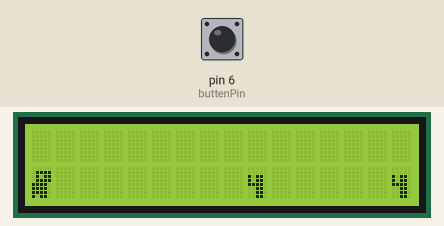
Simulated run of this sketch. Board: Arduino Uno, built with avr-gcc and run on an emulated ATmega328P. On the bench: 16×2 character LCD. Inputs (shaded band) come from the test bench; at power-on: pin 6 (buttenPin) HIGH. Random numbers use the default seed unless the sketch sets one; what the sketch prints to the serial monitor is not drawn.

Above: at 1.2 s.
1.3 s: pin 6 (buttenPin) pulled LOW for 3.2 s
At 5.8 s:
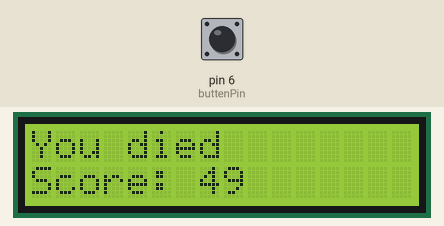
6.0 s: pin 6 (buttenPin) pulled LOW for 0.15 s
At 6.55 s:
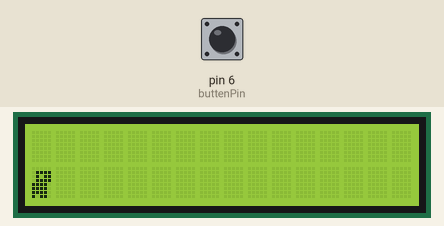
7.6 s: pin 6 (buttenPin) pulled LOW for 1 s
At 8.35 s:
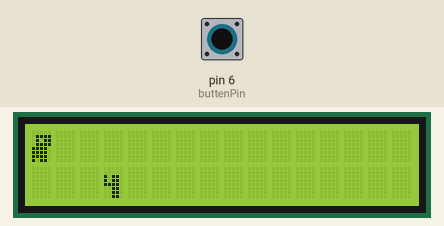

The sketch:

dinogame.ino
```cpp
/*
  LiquidCrystal Library - Dino game

  The circuit:
 * LCD RS pin to digital pin 7
 * LCD Enable pin to digital pin 8
 * LCD D4 pin to digital pin 9
 * LCD D5 pin to digital pin 10
 * LCD D6 pin to digital pin 11
 * LCD D7 pin to digital pin 12
 * LCD R/W pin to ground
 * LCD VSS pin to ground
 * LCD VCC pin to 5V
 * 10K resistor:
 * ends to +5V and ground
 * wiper to LCD VO pin (pin 3)
 *
 * Button to digital pin 6 (for jump)

 http://www.arduino.cc/en/Tutorial/LiquidCrystal
 */

// include the library code:
#include <LiquidCrystal.h>

byte Dino[] = {
  B00000,
  B01111,
  B01011,
  B01111,
  B11110,
  B11110,
  B11110,
  B10110
};

byte Cactuis[] = {
  B00000,
  B00000,
  B10110,
  B10110,
  B11110,
  B00110,
  B00110,
  B00110
};

int buttonPressed = 0;

int currentState;

int buttenPin = 6;

int upup = 0;

int enviromentdelay = 100;
int score = 0;
int levelscore = 0;

// What the fuck
int lineOne[16] = {0, 0, 0, 0, 0, 0, 0, 0, 0, 0, 0, 0, 0, 0, 0, 0};
int lineTwo[16] = {3, 0, 0, 0, 0, 0, 0, 0, 0, 0, 0, 0, 0, 0, 0, 0};


// initialize the library with the numbers of the interface pins
LiquidCrystal lcd(7, 8, 9, 10, 11, 12);

void setup() {
  // set up the LCD's number of columns and rows:
  lcd.begin(16, 2);
  pinMode(buttenPin, INPUT_PULLUP);
  Serial.begin(9600);
  Serial.println("Setup done");
  lcd.createChar(1, Dino);
  lcd.createChar(2, Cactuis);
}

void loop() {
  // Button setup
  currentState = digitalRead(buttenPin);
  if(currentState == LOW) {
    buttonPressed = 1;
  } else {
    buttonPressed = 0;
  }

  // Enviornment logic
  long randomNumber = random(0, 10);
  int newVar = 0;
  if(randomNumber == 0) {
    newVar = 4;
  }
  int carTemp = lineTwo[0];
  for(int i = 0; i < (sizeof(lineTwo) / sizeof(lineTwo[0])) - 1; i++) {
    lineTwo[i] = lineTwo[i + 1];
  }
  lineTwo[(sizeof(lineTwo) / sizeof(lineTwo[0])) - 1] = newVar;
  if(lineTwo[0] == 4 and carTemp == 3) {
    Serial.println("Car hit");
    dead();
  }
  lineTwo[0] = carTemp;

  // Jump logic
  if(buttonPressed == 1 and upup == 0) {
    lineOne[0] = 3;
    lineTwo[0] = 0;
    upup = 1;
  }
  else if(upup >= 3) {
    upup = 0;
    lineOne[0] = 0;
    lineTwo[0] = 3;
  } else if(upup < 3 and upup > 0) {
    upup++;
    lineOne[0] = 3;
    lineTwo[0] = 0;
  }
  else {
    lineOne[0] = 0;
    lineTwo[0] = 3;
  }

  // Write to LCD
  lcd.setCursor(0, 0);
  for(int i = 0; i < 16; i++) {
    lcd.setCursor(i, 0);
    //lcd.print(lineOne[i]);
    if(lineOne[i] == 3) {
      lcd.write(byte(1));
    } else if(lineOne[i] == 0) {
      lcd.print(" ");
    } else {
      lcd.print(lineOne[i]);
    }
  }
  for(int i = 0; i < 16; i++) {
    lcd.setCursor(i, 1);
    //lcd.print(lineTwo[i]);
    if(lineTwo[i] == 3) {
      lcd.write(byte(1));
    } else if(lineTwo[i] == 4) {
      lcd.write(byte(2));
    } else if(lineTwo[i] == 0) {
      lcd.print(" ");
    } else {
      lcd.print(lineTwo[i]);
    }
  }

  // Score logic and level logic
  if(levelscore >= 100) {
    levelscore = 0;
    enviromentdelay = enviromentdelay * 0.9;
    Serial.println("Level up");
  }

  score = score + 1;
  levelscore = levelscore + 1;

  delay(enviromentdelay);
  Serial.println("Score: " + String(score));
  Serial.println("Level: " + String(enviromentdelay));
}

void dead() { // end screen
  lcd.clear();
  lcd.setCursor(0, 0);
  lcd.print("You died");
  lcd.setCursor(0, 1);
  lcd.print("Score: " + String(score));
  for(int i = 0; i < 16; i++) {
    lineOne[i] = 0;
    lineTwo[i] = 0;
  }
  lineTwo[0] = 3;
  score = 0;
  levelscore = 0;
  delay(200);
  while (1) {
    if (digitalRead(buttenPin) == LOW) {
      break;
    }
  }
}
```

Measured:
- after the input at 6.0 s, the display: changes at once (image 2)
